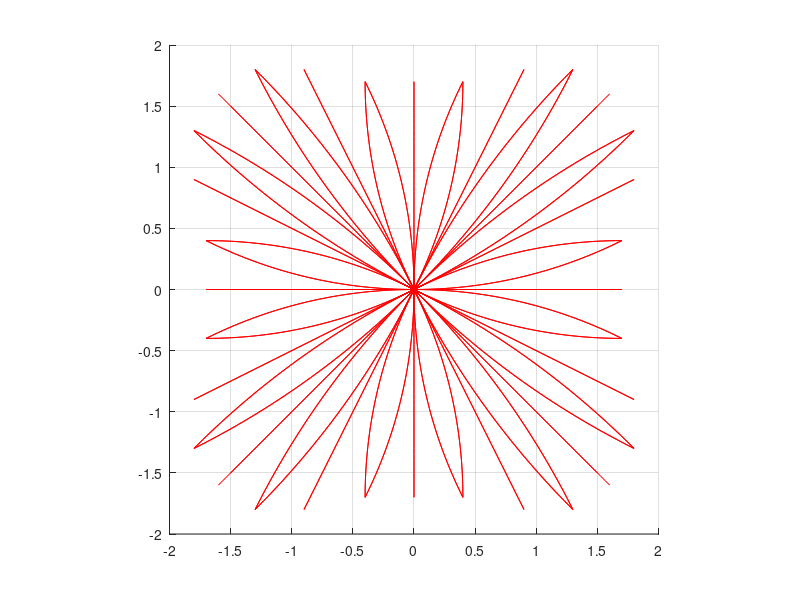

Here is the MATLAB script that generated this plot:
function[] = genmprim_unicycle_circular_non_uniform (outfilename)
% Generates circular motion primitives with min turning radius and saves them into a file.
% For each angle from the list_of_angles array generates a set of 4 forward moving motion primitives 
% and 4 symmetric backward moving motion primitives. 
%
% This function takes one optional argument - 'outfilename', which specifies
% the location of the output file where motion primitives data is saved.
% If this argiment is omitted, the file name is hardcoded.
%
% The script builds the following types of motion primitives with unique ids for each
% angle from the list_of_angles array:
%
% if has_turn_in_place_prims == 0
%
% 1  -  short forward
% 2  -  long forward
% 3  -  forward and turn left
% 4  -  forward and turn right
% 5  -  short backward
% 6  -  long backward
% 7  -  backward and turn left
% 8  -  backward and turn right
%
% if has_turn_in_place_prims == 1
%
% 1  -  short forward
% 2  -  long forward
% 3  -  forward and turn left
% 4  -  forward and turn right
% 5 -   turn in place forward
% 6  -  short backward
% 7  -  long backward
% 8  -  backward and turn left
% 9  -  backward and turn right
% 10 -  turn in place backward
%
%
% Configurarion parameters:
%   resolution                      grid resolution
%   errmin                          max acceptable error for the distance between the endpoint of the motion primitive and the grid node.
%   rmin_m                          min acceptable turning radius im meters
%   xmin                            min x coordinate for the endpoint of the circular motion primitive
%   ymin                            min y coordinate for the endpoint of the circular motion primitive
%   xmax                            max x coordinate for the endpoint of the circular motion primitive
%   ymax                            max y coordinate for the endpoint of the circular motion primitive
%   countmax                        max number of different acceptable (by errmin and rmax) primitives of different lengths to calculate before choosing the best among them. 
%
%   alfa                            the angle satisfying the condition: alfa = atan(0.5)= 26.56505118 degrees, 0.46364761 radians
%   numberofangles                  number of angles for which motion primitives are generated
%   number_of_base_prims_per_angle  number of base (forward moving) primitives per angle
%   numberofbaseangles              number of base angles: 0, alfa and 45
%                                   degrees. All other angles are rotations or reflections of these base angles.
%   has_backward_prims              can be 1 or 0, if 0, backward moving primitives are not generated. 
%   list_if_angles                  list of angles for which sets of motion primitives are built   
%   degrees: 0 26.5651 45.00 63.4349  90.00  116.5651  135.00  153.4349  180.00  206.5651  225.00  243.4349  270.00  296.5651  315.00  333.4349  360.00
%   radians: 0 0.4538 0.7854 1.1170 1.5708 2.0246 2.3562 2.6878 3.1416 3.5954 3.9270  4.2586 4.7124 5.1662 5.4978  5.8294 6.2832
%   
%   Cost multipliers (multiplier is used as costmult*cost)
%   forwardcostmult                 cost multiplier for the forward motion
%   backwardcostmult                cost multiplier for the backward motion
%   forwardandturncostmult          cost multiplier for the forward-and-turn motion
%   backwardandturncostmult         cost multiplier for the backward-and-turn motion
%
% This script prints 3 coordinates for each motion primitive: x, y, theta
%%%%%

fprintf(1, 'genmprim_unicycle_circular_non_uniform\n');

% configuration parameters
resolution =  0.1; %0.025; %0.1; 
errmin = 0.05; %0.05;
rmin_m = 3.0; %1.0; 
rmin_c = rmin_m/resolution;   
fprintf(1, 'resolution=%f rmin_m=%f meters rmin_c=%f cells errmin=%f\n', resolution, rmin_m, rmin_c, errmin);

if nargin < 1
    %outputFile = 0;
    basefilename = 'non_uniform_';
    outfilename = generate_file_name(basefilename, resolution, rmin_m, errmin);
    fprintf(1, 'outfilename = %s\n', outfilename);
end

xmin = 0; 
ymin = 0; 
xmax = 40; 
ymax = 40;
countmax = 40; 
interm_spacing_m = resolution/2; % Approximate spacing of intermediate poses in meters
interm_spacing_c = interm_spacing_m/resolution;
interm_spacing_rad = 0.05;       % Approximate spacing of intermediate poses in radians
fprintf(1, 'xmin=%f xmax=%f ymin=%f ymax=%f\n', xmin, xmax, ymin, ymax);
fprintf(1, 'countmax=%d interm_spacing_m=%f meters interm_spacing_rad=%f radians\n', countmax, interm_spacing_m, interm_spacing_rad);

numberofangles = 16; 
%number_of_base_prims_per_angle = 4;
%max_number_of_prims_per_angle = 8;
numberofbaseangles = 3;                                 % 0, alfa and 45 degrees
has_backward_prims = 1;
has_turn_in_place_prims = 1;
number_of_base_prims_per_angle = 4 + has_turn_in_place_prims;
max_number_of_prims_per_angle = 2 * number_of_base_prims_per_angle; %this is only needed for arrays memory allocations
numberofprimsperangle = (1 + has_backward_prims) * number_of_base_prims_per_angle; % This is the total number of primitives per angle

totalnumberofprimitives = numberofprimsperangle*numberofangles;
fprintf(1, 'numberofangles=%d number_of_base_prims_per_angle=%d\n', numberofangles, number_of_base_prims_per_angle);
fprintf(1, 'has_backward_prims=%d\n', has_backward_prims);
fprintf(1, 'has_turn_in_place_prims=%d\n', has_turn_in_place_prims);
fprintf(1, 'numberofprimsperangle=%d totalnumberofprimitives=%d\n', numberofprimsperangle, totalnumberofprimitives);

start_x = 0.0;
start_y = 0.0;

%multipliers (multiplier is used as costmult*cost)
forwardcostmult = 1;
backwardcostmult = 5; 
forwardandturncostmult = 2;
backwardandturncostmult = 3;
turninplacecostmult = 5;

costmult = []
if (has_turn_in_place_prims)
    costmult = [forwardcostmult, forwardcostmult, forwardandturncostmult, forwardandturncostmult, turninplacecostmult, backwardcostmult, backwardcostmult, backwardandturncostmult, backwardandturncostmult, turninplacecostmult];
else
    costmult = [forwardcostmult, forwardcostmult, forwardandturncostmult, forwardandturncostmult, tbackwardcostmult, backwardcostmult, backwardandturncostmult, backwardandturncostmult];
end;    

% list of angles increments in discrete units for the end pose of the primitive relative to the start pose
prim_angle_increments = [0, 0, 1, -1];

alfa = 26.56505118; 
alfa1 = alfa*100000000;
beta = 90 - alfa;
beta1 = beta*100000000;
imax = has_backward_prims + 1;
fprintf(1, 'alfa1=%f beta=%f beta1=%f imax=%d\n', alfa1, beta, beta1, imax);

%list_of_angles (degrees): 0 26.5651 45.00 63.4349  90.00  116.5651  135.00  153.4349  180.00  206.5651  225.00  243.4349  270.00  296.5651  315.00  333.4349  360.00
%list_of_angles (radians): 0 0.4538 0.7854 1.1170 1.5708 2.0246 2.3562 2.6878 3.1416 3.5954 3.9270  4.2586 4.7124 5.1662 5.4978  5.8294 6.2832
fprintf(1, '*******************************\n');
list_of_angles = zeros(1, numberofangles+1);
list_of_angles(1:2:17) = (0:45:360);
list_of_angles([2 6 10 14]) = list_of_angles([1 5 9 13]) + alfa;
list_of_angles([4 8 12 16]) = list_of_angles([5 9 13 17]) - alfa;
list_of_angles
list_of_angles = list_of_angles .* pi/180;
list_of_angles
fprintf(1, '*******************************\n');

fout = fopen(outfilename, 'w');
%write the header
fprintf(fout, 'resolution_m: %f\n', resolution);
fprintf(fout, 'min_turning_radius_m: %f\n', rmin_m);
fprintf(fout, 'numberofangles: %d\n', numberofangles);
for angleind = 1:numberofangles
    fprintf(fout, 'angle:%d %.8f\n', angleind-1, list_of_angles(angleind));
end;
fprintf(fout, 'totalnumberofprimitives: %d\n', totalnumberofprimitives);
     
% Note, what is shown x,y,theta changes (not absolute numbers) x aligned
% with the heading of the robot, angles are positive and counterclockwise
    
% Initialize arrays to store acceptable circular primitives before choosing the best among them. 
% We only need 3 base sets of primitives for angles 0, alfa and 45 degrees.
primdata = zeros(numberofbaseangles, max_number_of_prims_per_angle, countmax, 8); % startx, starty, starttheta, endx, endy, endtheta, tvoverrv, rv
primcount = zeros(numberofbaseangles, max_number_of_prims_per_angle);
basemprimendpts_c = zeros(numberofbaseangles, numberofprimsperangle, 6); % x_c, y_c, theta_c, costmult, tvoverrv, rv
        
% Calculate sets of valid primitives with ids 2,3,4 for base angles 0, alfa and 45 degrees. 
% Primitives with id=1 (short forward) will be calculated by re-scaling primitives with id=2 (long forward).
for angleind=1:3
    for primind=2:4
        if (angleind == 1 && primind == 4)
            gen_base_prims(angleind, primind, xmin, xmax, -ymax, -ymin);
        else
            gen_base_prims(angleind, primind, xmin, xmax, ymin, ymax);
        end;
    end;
end;

fprintf(1, '\n');
fprintf(1, 'find best primitives start:\n');
find_best_prims();

fprintf(1, '\n++++++++++++++++++\n');
fprintf(1, 'start writing primitives to file:\n');
fprintf(1, '\n');

h1f = figure(1);
h1a = axes('parent',h1f);
hold on;

s = 2.0; %0.6;
xxmin = -s;
xxmax = s;
yymin = -s;
yymax = s;
xt = 5*resolution;
yt = 5*resolution;
            
axis equal;
axis([xxmin xxmax yymin yymax]);
%axis([-0.5 0.5 -0.5 0.5]);
set(gca,'XTick', xxmin:xt:xxmax);
set(gca,'YTick',yymin:yt:yymax);
grid on;

primposes = [];
primsamples = [];
primendangle = [];

% Iterate over angles
for angleind = 1:numberofangles 
    fprintf(1, '***************\n');
    fprintf(1, 'angleind=%d\n', angleind-1); 

    currentangle = list_of_angles(angleind);
    currentangle_36000int = round(currentangle*18000000000/pi);
            
    fprintf(1, '--------------------\n');
    fprintf(1, 'currentangle=%f currentangle_36000int=%d\n', currentangle, currentangle_36000int); 

    numofsamples0 = zeros(numberofprimsperangle);
    endPoses_c = zeros(numberofprimsperangle, 3); % x_c, y_c, theta_c
    turningradiuses = zeros(numberofprimsperangle);
    intermposes_m = [];
    intermcells_m_orig = []; %zeros(numofsamples, 3); %x,y,theta
    
    for primind = 1:numberofprimsperangle %number_of_base_prims_per_angle %[1,3,4] 
        
        fprintf(1, '+++++++++++++++++++++++++++\n');
        fprintf(1, 'primind=%d\n', primind-1);
        
        %compute which template to use
        if (rem(currentangle_36000int, 9000000000) == 0)
            mprimendpts_c = basemprimendpts_c(1, primind,:);
            angle = currentangle;
            turning_radius = mprimendpts_c(5);
            rvel = mprimendpts_c(6);
            fprintf(1, '0000  angle=%f\n', angle);
        elseif (rem(currentangle_36000int, 4500000000) == 0)
            mprimendpts_c =  basemprimendpts_c(3, primind,:); 
            angle = currentangle - 45*pi/180;
            turning_radius = mprimendpts_c(5);
            rvel = mprimendpts_c(6);
            fprintf(1, '4500 angle=%f\n', angle);
        elseif (rem(currentangle_36000int-beta1, 9000000000) == 0) %6400
            mprimendpts_c =  basemprimendpts_c(2, primind,:); 
            mprimendpts_c(1) =  basemprimendpts_c(2, primind,2); %reeverse x and y
            mprimendpts_c(2) =  basemprimendpts_c(2, primind,1); 
            mprimendpts_c(3) =  -basemprimendpts_c(2, primind,3); %reverse the angle as well
            angle = currentangle - beta*pi/180;
            turning_radius = -mprimendpts_c(5);
            rvel = -mprimendpts_c(6);
            fprintf(1, '90-alfa angle=%f\n', angle); 
        elseif (rem(currentangle_36000int-alfa1, 9000000000) == 0)
            mprimendpts_c =  basemprimendpts_c(2, primind,:);
            angle = currentangle - alfa*pi/180;
            turning_radius = mprimendpts_c(5);
            rvel = mprimendpts_c(6);
            fprintf(1, 'alfa angle=%f\n', angle);
        else
            fprintf(1, 'ERROR: invalid angular resolution. angle = %d\n', currentangle_36000int);
            return;
        end;
        
        [res, turning_radius_center] = generate_intermediate_poses(angleind, primind, currentangle, angle, rvel, turning_radius, mprimendpts_c);
            
        for ii = 1:numofsamples   
                intermposes_m(primind, ii, :) = [intermcells_m(primind,ii,1)*resolution intermcells_m(primind,ii,2)*resolution intermcells_m(primind,ii,3)];  % x, y, theta
                %intermposes_m_orig(primind, iind, :) = [sgn*intermcells_m_orig(iind,1) sgn*intermcells_m_orig(iind,2) intermcells_m(iind,3)];  % x, y, theta
                primposes(angleind, primind, ii, :) = intermposes_m(primind, ii, :);
        end;
        %pause;
        
    end; %for primind = 1:numberofprimsperangle
    
    %output to the mprim file and plot
    for primind = 1:numberofprimsperangle 
            fprintf(fout, 'primID: %d\n', primind-1);
            fprintf(fout, 'startangle_c: %d\n', angleind-1);
            fprintf(fout, 'endpose_c: %d %d %d\n', endPoses_c(primind,1), endPoses_c(primind,2), endPoses_c(primind,3));
                      
            additionalcostmult = costmult(primind);
            
            fprintf(fout, 'additionalactioncostmult: %d\n', additionalcostmult);
            fprintf(fout, 'turning_radius: %.4f\n', turningradiuses(primind));
            
            numofsamples = numofsamples0(primind);
            
            fprintf(fout, 'intermediateposes: %d\n', numofsamples); 
            for interind = 1:numofsamples 
                fprintf(fout, '%.4f %.4f %.4f\n', intermposes_m(primind,interind,1),  intermposes_m(primind,interind,2),  intermposes_m(primind,interind,3));
            end;
            plot(squeeze(intermposes_m(primind, 1:numofsamples, 1)), squeeze(intermposes_m(primind, 1:numofsamples, 2)), 'r');
       
            dl = 0.0;
            if (primind == 3)
                dl = 0.05;
            elseif (primind == 4) 
                dl = -0.05;
            end;
            slabel = [int2str(angleind), '-', int2str(primind)];
            %text(intermposes_m(primind,numofsamples,1)+dl, intermposes_m(primind,numofsamples,2)+dl, slabel); 
            
    end; %primid
    %pause;
end; %angleid

%%%%%%%%%%%%%%%%%%%%%%%******************************

fprintf(1, '!!!!!!!!!!!!!!!!!!!!!!!!!!!!!!!!!!!!!!!!!\n');
fclose('all');

function[] = gen_base_prims(angle_ind, prim_ind, xmin0, xmax0, ymin0, ymax0)
  
    fprintf(1, '\ngen_base_prims: angle_ind=%d prim_ind=%d\n', angle_ind, prim_ind);
    angle_incr = prim_angle_increments(prim_ind);
    start_theta = list_of_angles(angle_ind);
    if (angle_ind == 1 && angle_incr == -1)
        end_theta = -list_of_angles(2); 
    else
        end_theta = list_of_angles(angle_ind + angle_incr); 
    end;

    for i=1:imax
        count = 0; 
        if (i == 1)
            xmn0 = xmin0;
            xmx0 = xmax0;
            ymn0 = ymin0;
            ymx0 = ymax0;
            prm_ind = prim_ind;
        else
            xmn0 = -xmax0;
            xmx0 = -xmin0;
            ymn0 = -ymax0;
            ymx0 = -ymin0;
            prm_ind = prim_ind + number_of_base_prims_per_angle;   %4;
        end;
        basemprimendpts_c(angle_ind, prm_ind, 3) = angle_incr;
      
        fprintf(1, '\nangle_ind=%d prm_ind=%d\n', angle_ind, prm_ind);
        fprintf(1, 'start_theta=%f end_theta=%f basemprimendpts_c(3)=%f angle_incr=%d\n', start_theta, end_theta, basemprimendpts_c(angle_ind,prim_ind,3), angle_incr);
        
        %fprintf(1,'xmn0=%f xmx0=%f\n', xmn0,xmx0);
        %fprintf(1,'ymn0=%f ymx0=%f\n', ymn0,ymx0);
        
        for endx_c = xmn0:xmx0
            for endy_c = ymn0:ymx0
                prim_endx_c = endx_c;
                prim_endy_c = endy_c;

                if (prim_ind == 3 || prim_ind == 4)
                    R = [sin(end_theta) - sin(start_theta); cos(start_theta) - cos(end_theta)];
                    RT = R';
                    B = [prim_endx_c - start_x; prim_endy_c - start_y];
                    tvoverrv = pinv(RT*R)*RT*B;
                    if (abs(tvoverrv) < rmin_c) 
                        continue;
                    end;

                    rv = end_theta - start_theta;
                    tv = rv*tvoverrv;
                    err = abs(R*tvoverrv - B);
                    errxy = norm(err); 

                    if (errxy < errmin)    
                        fprintf(1, 'count=%d endx_c=%d endy_c=%d errxy=%f tvoverrv=%f rv=%f tv=%f prim_endx_c=%f prim_endy_c=%f\n', count, endx_c, endy_c, errxy, tvoverrv, rv, tv, prim_endx_c, prim_endy_c);
                    end
                else
                    yy = prim_endx_c*tan(end_theta);
                    errxy = abs(prim_endy_c - yy);
                    tvoverrv = sqrt(prim_endx_c*prim_endx_c + yy*yy);
                    rv = 0.0;
                    tv = tvoverrv;
    %                 if (errxy < 2*errmin) 
    %                     fprintf(1, 'count=%d endx_c=%d endy_c=%d errxy=%f tvoverrv=%f rv=%f tv=%f prim_endx_c=%f prim_endy_c=%f\n', count, endx_c, endy_c, errxy, tvoverrv, rv, tv, prim_endx_c, prim_endy_c);
    %                 end
                end; 

                if (errxy > errmin) 
                     continue;
                end;

                if (count+1 > countmax) 
                    fprintf(1, 'endy: count = %d, countmax = %d\n', count, countmax);
                    break;
                end;
                count = count + 1;
                
                primdata(angle_ind, prm_ind, count, 1) = start_x;
                primdata(angle_ind, prm_ind, count, 2) = start_y;
                primdata(angle_ind, prm_ind, count, 3) = start_theta;
                primdata(angle_ind, prm_ind, count, 4) = prim_endx_c;
                primdata(angle_ind, prm_ind, count, 5) = prim_endy_c;
                primdata(angle_ind, prm_ind, count, 6) = end_theta;
                primdata(angle_ind, prm_ind, count, 7) = tvoverrv;
                primdata(angle_ind, prm_ind, count, 8) = rv;
                %pause;
            end; %for end_y

            if (count+1 > countmax) 
                fprintf(1, 'endx: count = %d, countmax = %d\n', count, countmax);
                break;
            end;

        end; %for end_x
        primcount(angle_ind, prm_ind) = count;
        fprintf(1, 'count=%f\n', primcount(angle_ind, prm_ind));
        
    end %for i=1:imax
end

function[] = find_best_prims()
    % First find the motion primitive for angle_ind = 1 and prim_ind = 4
    % with minimal turning radius among selected set of primitives that
    % satisfy the given min turning radius and epsilon conditions.
    
    [rmin0, countmin] = min(abs(primdata(1, 4, 1:primcount(1, 4), 7)));
    fprintf(1, 'countmin=%f rmin0=%f\n', countmin, rmin0);
   
    %Iterate over all saved motion primitives for all angles and for each
    %angle find a set of primitives with turning radius closest to the min radius found above. 
    
    rrm = rmin0;
    %rrm = 30.0;
    %rad = [];
    
    for angle_id=1:numberofbaseangles
    
        fprintf(1, '*************  angle_id=%f  *********\n', angle_id);
    
        i1 = number_of_base_prims_per_angle + 3;  %7;
        i2 = number_of_base_prims_per_angle + 4;  %8;
        
        for prim_ind = [3,4,i1,i2] %4:-1:3
            if (has_backward_prims == 0 && prim_ind > number_of_base_prims_per_angle)  %>4
                continue;
            end
                        
            fprintf(1, '-------------  prim_ind=%f  -----------\n', prim_ind);  
                        
%            [dmin, countmin] = min(abs(abs(primdata(angle_id, prim_ind, 1:primcount(angle_id, prim_ind), 7)) - rmin0));
%              if (angle_id == 1)
%                  rrm = rmin0;
%              elseif (prim_ind == 3)
%                  rrm = rad(angle_id, 4);
%              else
%                  rrm = rad(angle_id-1, 3);
%              end;
             fprintf(1, 'rrm=%f\n', rrm);
             
             fprintf(1, 'primcount(angle_id, prim_ind)=%d\n', primcount(angle_id, prim_ind));
            
            [dmin, countmin] = min(abs(abs(primdata(angle_id, prim_ind, 1:primcount(angle_id, prim_ind), 7)) - rrm));
            fprintf(1, 'countmin=%f dmin=%f\n', countmin, dmin);
        
            tvoverrv = primdata(angle_id, prim_ind, countmin, 7);
            %rad(angle_id, prim_ind) = abs(tvoverrv);
            
            rv = primdata(angle_id, prim_ind, countmin, 6) - primdata(angle_id, prim_ind, countmin, 3);
            tv = rv*tvoverrv;
            fprintf(1, 'tvoverrv=%f rv=%f tv=%f\n', tvoverrv, rv, tv);

            basemprimendpts_c(angle_id, prim_ind, 1) = primdata(angle_id, prim_ind, countmin, 4);
            basemprimendpts_c(angle_id, prim_ind, 2) = primdata(angle_id, prim_ind, countmin, 5);
            basemprimendpts_c(angle_id, prim_ind, 5) = primdata(angle_id, prim_ind, countmin, 7);
            basemprimendpts_c(angle_id, prim_ind, 6) = primdata(angle_id, prim_ind, countmin, 8);
            
            fprintf(1, 'basemprimendpts_c=%f %f %f %f %f %f\n', basemprimendpts_c(angle_id, prim_ind, :)); %x, y, angle_incr, costmult,tvoverrv, rv
        end;
           
        for i = 1:imax
            %prim_ind = 2; %long forward
            prim_ind = 2 + (i-1)*number_of_base_prims_per_angle;  %4;
            fprintf(1, '-------------  prim_ind=%f  -----------\n', prim_ind); 
            i1 = prim_ind+1;
            i2 = prim_ind+2;
            
            x = (basemprimendpts_c(angle_id, i1, 1) + basemprimendpts_c(angle_id, i2, 1))/2;
            y = (basemprimendpts_c(angle_id, i1, 2) + basemprimendpts_c(angle_id, i2, 2))/2;
            fprintf(1, 'x=%f y=%f primcount=%d\n', x, y, primcount(angle_id, prim_ind));
        
            [dmin, countmin] = min(sqrt((primdata(angle_id, prim_ind, 1:primcount(angle_id, prim_ind), 4)-x).^2 + (primdata(angle_id, prim_ind, 1:primcount(angle_id, prim_ind), 5)-y).^2));
        
            fprintf(1, 'angle_id=%d prim_ind=%d countmin=%d dmin=%f\n', angle_id, prim_ind, countmin, dmin);
            basemprimendpts_c(angle_id, prim_ind, 1) = primdata(angle_id, prim_ind, countmin, 4);
            basemprimendpts_c(angle_id, prim_ind, 2) = primdata(angle_id, prim_ind, countmin, 5);
            fprintf(1, 'basemprimendpts_c=%f %f %f %f %f %f\n', basemprimendpts_c(angle_id, prim_ind, :));
        
            %prim_ind = 1; %short forward
            i1 = prim_ind;
            prim_ind = prim_ind - 1;
            fprintf(1, '-------------  prim_ind=%f  -----------\n', prim_ind); 
            x = basemprimendpts_c(angle_id, i1, 1);
            y = basemprimendpts_c(angle_id, i1, 2);
            d = nonzero_min(abs(x), abs(y));
            basemprimendpts_c(angle_id, prim_ind, 1) = x/d;
            basemprimendpts_c(angle_id, prim_ind, 2) = y/d; 
            fprintf(1, 'basemprimendpts_c=%f %f %f %f %f %f\n', basemprimendpts_c(angle_id, prim_ind, :));
            
            %prim_ind = 5; %short forward
            if (has_turn_in_place_prims == 1)
                prim_ind = 5 + (i-1)*number_of_base_prims_per_angle;
                fprintf(1, '-------------  prim_ind=%f  -----------\n', prim_ind); 
                basemprimendpts_c(angle_id, prim_ind, 1) = 0.0;
                basemprimendpts_c(angle_id, prim_ind, 2) = 0.0; 
                if (prim_ind == 5)
                    i1 = prim_ind-2;
                else
                    i1 = prim_ind-1;
                end;
                basemprimendpts_c(angle_id, prim_ind, 3) = basemprimendpts_c(angle_id, i1, 3); 
                basemprimendpts_c(angle_id, prim_ind, 5) = 0.0;
                basemprimendpts_c(angle_id, prim_ind, 6) = basemprimendpts_c(angle_id, i1, 6); 
                fprintf(1, 'basemprimendpts_c=%f %f %f %f %f %f\n', basemprimendpts_c(angle_id, prim_ind, :));
            end
        end;
    end;
end

%generate intermediate poses (remember they are w.r.t 0,0 (and not centers of the cells)
function[res, turning_radius_center] = generate_intermediate_poses(angleind, primind, currentangle, angle, rvel, turning_radius, mprimendpts_c)
      
    baseendpose_c = mprimendpts_c(1:3);
    endtheta_c = rem(angleind - 1 + baseendpose_c(3), numberofangles);
   
    fprintf(1,'\n');
    fprintf(1, 'generate_intermediate_poses start\n');
    fprintf(1, 'baseendpose_c: %f %f %f endtheta_c=%d\n', baseendpose_c, endtheta_c); 
    startpt = [0 0 currentangle];
        
    endx_c = round(baseendpose_c(1)*cos(angle) - baseendpose_c(2)*sin(angle));        
    endy_c = round(baseendpose_c(1)*sin(angle) + baseendpose_c(2)*cos(angle));
    if (angleind == 1 && endtheta_c == -1) 
        end_angle = -list_of_angles(2);
    else
        end_angle = list_of_angles(endtheta_c + 1);
    end;
    endpt = [endx_c endy_c end_angle];
        
    dist_m = sqrt(sum((endpt(1:2) - startpt(1:2)).^2));
    dist_rad = abs(currentangle - end_angle);
    fprintf(1, 'currentangle=%f end_angle=%f\n', currentangle, end_angle);

    if (endx_c == 0 && endy_c == 0)
        numofsamples = abs(round(dist_rad/interm_spacing_rad));
    else
        numofsamples = floor(dist_m/interm_spacing_c) + 1;
    end;
    %numofsamples = 1 + max(round(dist_m/interm_spacing_m), abs(round(dist_rad/interm_spacing_rad)));
    fprintf(1, 'endx_c=%f endy_c=%f endtheta_c=%d turning_radius=%f rvel=%f transformation angle=%f end_angle=%f numofsamples=%d dist_m=%f dist_rad=%f\n', endx_c, endy_c, endtheta_c, turning_radius, rvel, angle*180/pi, end_angle, numofsamples, dist_m, dist_rad);
    numofsamples0(primind) = numofsamples;
                  
    if (baseendpose_c(3) == 0) %move forward/backward   
        for iind = 1:numofsamples
            dt = (iind-1)/(numofsamples-1);
            intermcells_m(primind, iind,:) = [startpt(1) + (endpt(1) - startpt(1))*dt ...
                                    startpt(2) + (endpt(2) - startpt(2))*dt ...
                                    rem(startpt(3) + (endpt(3) - startpt(3))*dt, 2*pi)];
        end;   
        res = correct_poses();
        turning_radius_center = 0.0;
    elseif (endx_c == 0 && endy_c == 0) %turn in place
         for iind = 1:numofsamples
            dt = (iind-1)/(numofsamples-1);
            dtheta = rvel*dt + startpt(3);
            intermcells_m(primind, iind,:) = [0.0 0.0 dtheta];
         end;
         res = correct_poses();
         turning_radius_center = 0.0;
    else
        for iind = 1:numofsamples  
            dt = (iind-1)/(numofsamples-1);
      
            dtheta = rvel*dt + startpt(3);              
            x = startpt(1) + turning_radius*(sin(dtheta) - sin(startpt(3)));
            y = startpt(2) + turning_radius*(cos(startpt(3)) - cos(dtheta));
            intermcells_m(primind, iind,:)  = [x y dtheta];
%             fprintf(1, 'iind=%d dt=%f x=%f y=%f dtheta=%f %f %f\n', iind, dt, intermcells_m(iind,1), intermcells_m(iind,2), dtheta, x, y);
        end;     
        res = correct_poses();
        [turning_radius_center, arc_len_m, turn_angle] = average_turning_radius();
    end; 
    %pause;
      
    k = primind;
    endPoses_c(k, :) =  [round(endx_c) round(endy_c) round(endtheta_c)]; 
    turningradiuses(k) = turning_radius*resolution;
    turningradiuses_center(k) = turning_radius_center;

    primsamples(angleind, k) = numofsamples;
    primendangle(angleind, k) = endtheta_c;
    %pause;
    
    function[turn_rad_aver, arc_len_m, turn_angle] = average_turning_radius()
        
        turn_angle = 0.0;
        turn_rad_aver = 0.0;
        arc_len_m = 0.0;
        for ind = 1:numofsamples 
            if (ind > 1)
                dx = intermcells_m(primind, ind,1) - intermcells_m(primind, ind-1,1);
                dy = intermcells_m(primind, ind,2) - intermcells_m(primind, ind-1,2);
                ds = sqrt(dx*dx + dy*dy);
                dth = (intermcells_m(primind, ind,3) - intermcells_m(primind, ind-1,3));
                arc_len_m = arc_len_m + ds;
                turn_angle = turn_angle + dth;
                turn_rad = ds/dth;
                turn_rad_aver = turn_rad_aver + abs(turn_rad);
                %fprintf(1, 'ind=%d ds=%f dth=%f turn_rad=%f\n', ind, ds, dth, turn_rad);
            end;
        end
        turn_rad_aver = turn_rad_aver/(numofsamples - 1);
        turn_angle = abs(turn_angle);
        fprintf('arc_len_m = %f turn_angle = %f turn_rad_aver = %f\n', arc_len_m, turn_angle, turn_rad_aver);
    end
        
    %correct intermediate poses using interpolation to place the end point of the motion primitive exactly to the grid node.
    function[status] = correct_poses()
        
        status = true;
        %error = [endpt(1) - intermcells_m(primind, numofsamples,1) endpt(2) - intermcells_m(primind, numofsamples,2) endpt(3) - intermcells_m(primind, numofsamples,3)];
        errx = endpt(1) - intermcells_m(primind, numofsamples,1);
        erry = endpt(2) - intermcells_m(primind, numofsamples,2);
        errth = endpt(3) - intermcells_m(primind, numofsamples,3);
        
        fprintf(1, '********************\n');
        fprintf(1, 'correction:\n');
        fprintf(1,'numofsamples = %d\n', numofsamples);
        fprintf(1, 'startpt(1)=%f startpt(2)=%f startpt(3)=%f\n', startpt(1), startpt(2), startpt(3));
        fprintf(1, 'endpt(1)=%f endpt(2)=%f endpt(3)=%f\n', endpt(1), endpt(2), endpt(3));
        fprintf(1, 'mprimendpts_c(1)=%f mprimendpts_c(2)=%f mprimendpts_c(3)=%f\n', mprimendpts_c(1), mprimendpts_c(2), mprimendpts_c(3));
        
        fprintf(1, 'error: dx %f dy %f dtheta %f\n', errx, erry, errth);
        
        R0 = [sin(end_angle) - sin(startpt(3)); cos(startpt(3)) - cos(end_angle)];
        RT0 = R0';
        B0 = [endpt(1) - start_x; endpt(2) - start_y];
        tr = abs(pinv(RT0*R0)*RT0*B0);
        fprintf(1, 'tr = %f\n', tr);
    
        if (tr > 0 && tr < rmin_m) 
            fprintf(1, 'WARNING: After interpolation turning radius is less than the specified min!\n');
            status = false;
        end;
                
        interpfactor = 0:1/(numofsamples-1):1;
        
        %save original motion for display purposes only
        for i=1:numofsamples
            intermcells_m_orig(primind, i,1) = intermcells_m(primind, i,1); 
            intermcells_m_orig(primind, i,2) = intermcells_m(primind, i,2); 
            intermcells_m_orig(primind, i,3) = intermcells_m(primind, i,3); 
        end;
                
        %correct intermideate poses using interpolation
        for i=1:numofsamples
            intermcells_m(primind, i,1) = intermcells_m(primind, i,1) + errx*interpfactor(i);
            intermcells_m(primind, i,2) = intermcells_m(primind, i,2) + erry*interpfactor(i);
        end;
    end
end

function d = nonzero_min(x,y)
    if (x == 0)
        d = y;
    elseif (y == 0)
        d = x;
    else
        d = min(x, y);
    end;
end

function[x1,y1,theta1] = rotate(x,y,theta,theta0)
	x1 = x * cos(theta0) - y * sin(theta0);
	y1 = x * sin(theta0) + y * cos(theta0);
    
    r = [cos(theta/2), 0.0, 0.0, sin(theta/2)];
	q = [cos(theta0/2), 0.0, 0.0, sin(theta0/2)];
	
	f(1) = (r(1) * q(1)) - (r(2) * q(2)) - (r(3) * q(3)) - (r(4) * q(4));
	f(2) = (r(1) * q(2)) + (r(2) * q(1)) - (r(3) * q(4)) + (r(4) * q(3));
	f(3) = (r(1) * q(3)) + (r(2) * q(4)) + (r(3) * q(1)) - (r(4) * q(2));
	f(4) = (r(1) * q(4)) - (r(2) * q(3)) + (r(3) * q(2)) + (r(4) * q(1));
    theta1 = 2*atan2(f(4), f(1));
end

function[x1,y1,theta1] = rotate_clockwise(x,y,theta,theta0)
	   
    r = [cos(theta/2), 0.0, 0.0, sin(theta/2)];
	q = [cos(theta0/2), 0.0, 0.0, sin(theta0/2)];
    q(4) = -q(4);
    theta00 = 2*atan2(q(4), q(1));
    
    x1 = x * cos(theta00) - y * sin(theta00);
	y1 = x * sin(theta00) + y * cos(theta00);
    	
	f(1) = (r(1) * q(1)) - (r(2) * q(2)) - (r(3) * q(3)) - (r(4) * q(4));
	f(2) = (r(1) * q(2)) + (r(2) * q(1)) - (r(3) * q(4)) + (r(4) * q(3));
	f(3) = (r(1) * q(3)) + (r(2) * q(4)) + (r(3) * q(1)) - (r(4) * q(2));
	f(4) = (r(1) * q(4)) - (r(2) * q(3)) + (r(3) * q(2)) + (r(4) * q(1));
    theta1 = 2*atan2(f(4), f(1));
end

function[x1,y1,theta1] = add_origin_and_turn(x,y,theta, x0,y0,theta0)
	[x1,y1,theta1] = rotate(x,y,theta,theta0);
	x1 = x1 + x0;
	y1 = y1 + y0;
end

function[x1,y1,theta1] = remove_origin_and_turn(x,y,theta, x0,y0,theta0)
   	x2 = x - x0;
	y2 = y - y0;
    [x1,y1,theta1] = rotate_clockwise(x2,y2,theta,theta0);
end

function[x2,y2,theta2] = transform(x0, y0, theta0, start_theta)
    [x1,y1,theta1] = add_origin_and_turn(1.0,0.0,0.0, x0,y0,theta0);
    x2 = x1 - cos(start_theta);
    y2 = y1 - sin(start_theta);
    theta2 = theta1;
end

function[outfilename] = generate_file_name(base_name, res, rmin_m, errmin)
    res_s = num2str(res, 2);
    res_s = strrep(res_s, '.', '');
    rmin_s = num2str(rmin_m, 2);
    rmin_s = strrep(rmin_s, '.', '');
    err_s = num2str(errmin, 2);
    err_s = strrep(err_s, '.', '');
    outfilename1 = strcat(base_name, 'res');
    outfilename2 = strcat(outfilename1, res_s);
    outfilename1 = strcat(outfilename2, '_rad');
    outfilename2 = strcat(outfilename1, rmin_s);
    outfilename1 = strcat(outfilename2, '_err');
    outfilename2 = strcat(outfilename1, err_s);
    outfilename = strcat(outfilename2, '.mprim');
end

end